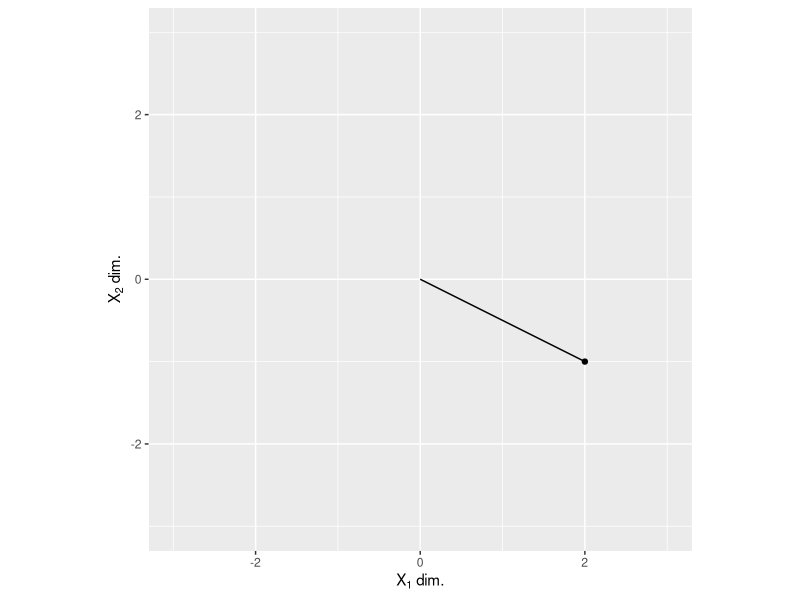

Write the R code that produced this figure.
## ---- chunk 1
aScalar <- 4
## ---- chunk 2
library(ggplot2)

v <- c(2, -1)
ggplot(data=NULL, aes(x = c(0, v[1]), y=c(0, v[2])))  + 
  geom_line() + 
  geom_point(aes(x=v[1], y=v[2])) + 
  scale_x_continuous(name=expression(paste(X[1], " dim.")), limits = c(-3, 3)) + 
  scale_y_continuous(name=expression(paste(X[2], " dim.")), limits = c(-3, 3)) + 
  coord_equal()
## ---- chunk 3
v1 <- matrix(c(2, 5, 5, 7), nrow = 1) # row vector
v2 <- matrix(c(2, 5, 5, 7), ncol = 1) # column vector
v3 <- matrix(c(2, 5, 5, 7))           # also a column vector
## ---- chunk 4
v1 <- matrix(c(2, 5, 5, 7), nrow = 1) # row vector
v1a <- t(c(2, 5, 5, 7))               # also a row vector
v2 <- t(v1)                           # column vector
## ---- chunk 5
v1 <- matrix(c(2, 5, 4, 7), ncol=1)
v2 <- matrix(c(4, 1, 0, 2), ncol=1)
v3 <- 4 * v1  - 2 * v2
## ---- chunk 6
v1 <- matrix(c(2, 5, 4, 7), ncol=1)
v2 <- matrix(c(4, 1, 0, 2), ncol=1)
dp <- pracma::dot(v1, v2)
## ---- chunk 7
dp <- c(v1) %*% as.vector(v2)
## ---- chunk 8
l1 <- 1
l2 <- 2
l3 <- -3
v1 <- matrix(c(4, 5, 1), ncol=1)
v2 <- matrix(c(-4, 0, -4), ncol=1)
v3 <- matrix(c(1, 3, 2), ncol=1)
l1 * v1 + l2 * v2 + l3 * v3
## ---- chunk 9
v1 <- c(2, 5, 4, 7)
v2 <- c(4, 1, 0, 2)
op <- outer(v1, v2)
op <- v1 %o% v2 # alternative call as operation
## ---- chunk 10
v1 <- matrix(c(2, 5, 4, 7), ncol=1)
v2 <- matrix(c(4, 1, 0, 2), ncol=1)
op <- outer(c(v1), c(v2))
op <- c(v1) %o% c(v2) # alternative call as operation
## ---- chunk 11
v1 <- matrix(c(2, 5, 4, 7), ncol=1)
v2 <- matrix(c(4, 1, 0, 2), ncol=1)
v3 <- v1 * v2
## ---- chunk 12
v <- matrix(c(2, 5, 4, 7), ncol=1)
vMag <- norm(v, type="2")
v_unit <- v / vMag
## ---- chunk 13
A <- matrix(runif(n=2*5), nrow=2, ncol=5)
At1 <- t(A)
## ---- chunk 14
I <- diag(4)
O <- matrix(1, nrow=4, ncol=1) # or rep(1, times=4) to create an atomic vector
Z <- matrix(0, nrow=4, ncol=4)
## ---- chunk 15
D <- diag(c(1, 2, 3, 5))  # diagonal matrix
R <- matrix(runif(n = 3 * 4), nrow=3, ncol=4)
d <- diag(R) # diagonal elements
## ---- chunk 16
A <- matrix(runif(n = 3 * 5), nrow=3, ncol=5)
B <- matrix(runif(n = 3 * 4), nrow=3, ncol=4)
AB <- cbind(A, B)
## ---- chunk 17
A <- matrix(runif(n = 5 * 5), nrow=5, ncol=5)
L <- pracma::tril(A)
U <- pracma::triu(A)
## ---- chunk 18
A <- matrix(runif(n = 5 * 5), nrow=5, ncol=5)

L <- A
# by setting the UPPER triangular part to 0, we get the LOWER triangular part and the diagonal
L[upper.tri(L)] <- 0

U <- A
# by setting the LOWER triangular part to 0, we get the UPPER triangular part and the diagonal
U[lower.tri(U)] <- 0
## ---- chunk 19
t <- c(1, 2, 3, 4)
T <- stats::toeplitz(t)
H <- pracma::hankel(t, b= c(t[-1], t[1]))
## ---- chunk 20
l <- 0.01
I <- diag(4)
A <- matrix(runif(4 * 4), nrow=4, ncol=4)
As <- A + l * I
## ---- chunk 21
A <- matrix(runif(4 * 4), nrow=4, ncol=4)
tr <- pracma::Trace(A)
## ---- chunk 22
M1 <- matrix(runif(n=4*3), nrow=4, ncol=3)
M2 <- matrix(runif(n=3*5), nrow=3, ncol=5)
C <- M1 %*% M2
## ---- chunk 23
A <- matrix(runif(n=2*2), nrow=2, ncol=2)
B <- matrix(runif(n=2*2), nrow=2, ncol=2)
C1 <- A %*% B
C2 <- B %*% A
## ---- chunk 24
M1 <- matrix(runif(n=4*3), nrow=4, ncol=3)
M2 <- matrix(runif(n=4*3), nrow=4, ncol=3)
C <- M1 * M2
## ---- chunk 25
A <- matrix(c(1, 2, 3, 4, 5, 6), nrow=2, byrow = TRUE)
c(A)
## ---- chunk 26
A <- matrix(runif(n=4*3), nrow=4, ncol=3)
B <- matrix(runif(n=4*3), nrow=4, ncol=3)
f <- pracma::Trace(t(A) %*% B)
## ---- chunk 27
A <- matrix(runif(n=4*3), nrow=4, ncol=3)
norm(A, type="F")
## ---- chunk 28
A <- matrix(runif(n=3*6), nrow=3, ncol=6)
r1 <- pracma::Rank(A)
r2 <- Matrix::rankMatrix(A)
## ---- chunk 29
s <- runif(n=1)
A <- matrix(runif(n=3*5), nrow=3, ncol=5)
r1 <- pracma::Rank(A)
r2 <- pracma::Rank(s * A)
print(c(r1, r2))
## ---- chunk 30
pracma::Rank
## ---- chunk 31
Matrix::rankMatrix
## ---- chunk 32
A <- matrix(runif(n=3*4), nrow=3, ncol=4)
pracma::nullspace(A)
## ---- chunk 33
z <- complex(real=3, imaginary=4)
Z <- complex(length.out=2, real=0, imaginary=0)
Z[1] <- 3 + 4i
## ---- chunk 34
r <- sample(-3:4, size=3, replace = TRUE)
im <- sample(-3:4, size=3, replace = TRUE)
Z <- r + im * 1i
print(Z)
print(Conj(Z))
## ---- chunk 35
v <- c(0, 1i)
pracma::dot(v, v)
## ---- chunk 36
# Using the square matrix from practice problem b
A <- matrix(c(2, 0, 1, 1, 1, 2, 3, 1, 3), nrow=3, byrow=TRUE)
pracma::lu(A)
## ---- chunk 37
A <- matrix(runif(n=2*4), nrow=2, ncol=4)
pracma::rref(A)
